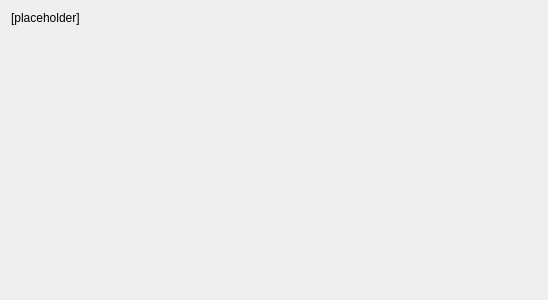
<?xml version="1.0" encoding="UTF-8"?>
<ui version="4.0">
 <class>pgKwClassify</class>
 <widget class="QWidget" name="pgKwClassify">
  <property name="geometry">
   <rect>
    <x>0</x>
    <y>0</y>
    <width>548</width>
    <height>300</height>
   </rect>
  </property>
  <property name="sizePolicy">
   <sizepolicy hsizetype="MinimumExpanding" vsizetype="MinimumExpanding">
    <horstretch>0</horstretch>
    <verstretch>0</verstretch>
   </sizepolicy>
  </property>
  <layout class="QVBoxLayout" name="verticalLayout_14">
   <item>
    <widget class="QLabel" name="lblThreshold">
     <property name="styleSheet">
      <string notr="true">font: 11pt &quot;Ubuntu&quot;;</string>
     </property>
     <property name="text">
      <string>&lt;html&gt;&lt;head/&gt;&lt;body&gt;&lt;p&gt;[placeholder]&lt;/p&gt;&lt;/body&gt;&lt;/html&gt;</string>
     </property>
     <property name="alignment">
      <set>Qt::AlignLeading|Qt::AlignLeft|Qt::AlignTop</set>
     </property>
     <property name="wordWrap">
      <bool>true</bool>
     </property>
    </widget>
   </item>
   <item>
    <layout class="QGridLayout" name="gridLayoutThreshold"/>
   </item>
   <item>
    <spacer name="verticalSpacer">
     <property name="orientation">
      <enum>Qt::Vertical</enum>
     </property>
     <property name="sizeHint" stdset="0">
      <size>
       <width>20</width>
       <height>40</height>
      </size>
     </property>
    </spacer>
   </item>
  </layout>
 </widget>
 <resources/>
 <connections/>
</ui>
